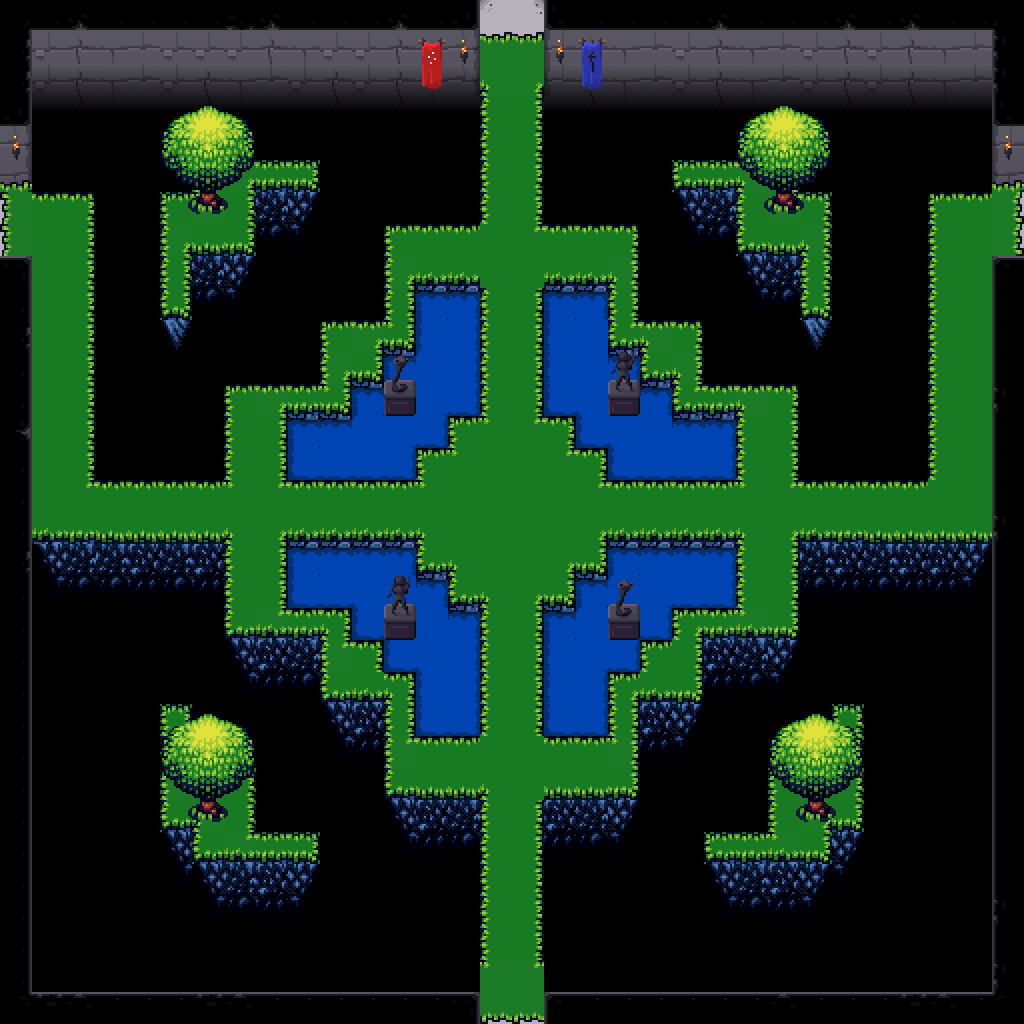

Rendered tile map (Tiled .tmx) drawn with the repository's tilesets; below, a short description and the map source with its tile grids summarised:
An orthogonal 32x32 tile map with 32x32 px tiles, 4 tile layers (ground, walls, objects, tops), 3 tilesets and 132 objects (8x light).

<map version="1.0" orientation="orthogonal" width="32" height="32" tilewidth="32" tileheight="32">
 <tileset firstgid="1" name="dungeon tileset calciumtrice" tilewidth="32" tileheight="32">
  <image source="../textures/spritesheets/dungeon tileset calciumtrice.png" width="960" height="808" />
 </tileset>
 <tileset firstgid="751" name="buch1" tilewidth="32" tileheight="32">
  <image source="../textures/spritesheets/the_field_of_the_floating_island_by_buch_PD.png" width="800" height="640" />
 </tileset>
 <tileset firstgid="1251" name="buch2" tilewidth="32" tileheight="32">
  <image source="../textures/spritesheets/the_field_of_the_floating_island_snow_by_buch_PD.png" width="704" height="448" />
 </tileset>
 <layer name="ground" width="32" height="32">
  <data>[1024 cells, 1024 non-empty, 57 distinct tile ids]</data>
 </layer>
 <layer name="walls" width="32" height="32">
  <data>[1024 cells, 234 non-empty, 58 distinct tile ids]</data>
 </layer>
 <layer name="objects" width="32" height="32">
  <data>[1024 cells, 74 non-empty, 26 distinct tile ids]</data>
 </layer>
 <layer name="tops" width="32" height="32">
  <data>[1024 cells, 112 non-empty, 19 distinct tile ids]</data>
 </layer>
 <objectgroup name="colliderWalls" width="0" height="0">
  <object x="992" y="288" width="32" height="736" />
  <object x="0" y="288" width="32" height="736" />
  <object x="544" y="800" width="32" height="224" />
  <object x="448" y="800" width="32" height="224" />
  <object x="0" y="0" width="480" height="160" />
  <object x="0" y="160" width="192" height="32" />
  <object x="544" y="0" width="480" height="160" />
  <object x="800" y="160" width="224" height="32" />
  <object x="544" y="160" width="32" height="64" />
  <object x="448" y="160" width="32" height="64" />
  <object x="576" y="192" width="96" height="32" />
  <object x="640" y="224" width="32" height="96" />
  <object x="672" y="288" width="64" height="32" />
  <object x="704" y="320" width="32" height="64" />
  <object x="736" y="352" width="96" height="32" />
  <object x="800" y="384" width="32" height="96" />
  <object x="832" y="448" width="96" height="32" />
  <object x="896" y="192" width="32" height="256" />
  <object x="352" y="192" width="96" height="32" />
  <object x="352" y="224" width="32" height="96" />
  <object x="288" y="288" width="64" height="32" />
  <object x="288" y="320" width="32" height="64" />
  <object x="192" y="352" width="96" height="32" />
  <object x="192" y="384" width="32" height="96" />
  <object x="96" y="448" width="96" height="32" />
  <object x="96" y="192" width="32" height="256" />
  <object x="800" y="544" width="192" height="32" />
  <object x="32" y="544" width="192" height="32" />
  <object x="192" y="576" width="32" height="96" />
  <object x="224" y="640" width="96" height="32" />
  <object x="288" y="672" width="32" height="64" />
  <object x="320" y="704" width="64" height="32" />
  <object x="352" y="736" width="32" height="96" />
  <object x="384" y="800" width="64" height="32" />
  <object x="800" y="576" width="32" height="96" />
  <object x="704" y="640" width="96" height="32" />
  <object x="704" y="672" width="32" height="64" />
  <object x="640" y="704" width="64" height="32" />
  <object x="640" y="736" width="32" height="96" />
  <object x="576" y="800" width="64" height="32" />
  <object x="416" y="288" width="64" height="64" />
  <object x="384" y="352" width="96" height="32" />
  <object x="352" y="384" width="128" height="32" />
  <object x="288" y="416" width="160" height="32" />
  <object x="288" y="448" width="128" height="32" />
  <object x="544" y="288" width="64" height="64" />
  <object x="544" y="352" width="96" height="32" />
  <object x="544" y="384" width="128" height="32" />
  <object x="576" y="416" width="160" height="32" />
  <object x="608" y="448" width="128" height="32" />
  <object x="288" y="544" width="128" height="32" />
  <object x="288" y="576" width="160" height="32" />
  <object x="352" y="608" width="128" height="32" />
  <object x="384" y="640" width="96" height="32" />
  <object x="416" y="672" width="64" height="64" />
  <object x="608" y="544" width="128" height="32" />
  <object x="576" y="576" width="160" height="32" />
  <object x="544" y="608" width="128" height="32" />
  <object x="544" y="640" width="96" height="32" />
  <object x="544" y="672" width="64" height="64" />
  <object x="576" y="992" width="416" height="32" />
  <object x="32" y="992" width="416" height="32" />
 </objectgroup>
 <objectgroup name="gameMasterColliderWalls" width="0" height="0">
  <object x="992" y="288" width="32" height="736" />
  <object x="0" y="288" width="32" height="736" />
  <object x="544" y="800" width="32" height="224" />
  <object x="448" y="800" width="32" height="224" />
  <object x="0" y="0" width="480" height="160" />
  <object x="0" y="160" width="192" height="32" />
  <object x="544" y="0" width="480" height="160" />
  <object x="800" y="160" width="224" height="32" />
  <object x="544" y="160" width="32" height="64" />
  <object x="448" y="160" width="32" height="64" />
  <object x="576" y="192" width="96" height="32" />
  <object x="640" y="224" width="32" height="96" />
  <object x="672" y="288" width="64" height="32" />
  <object x="704" y="320" width="32" height="64" />
  <object x="736" y="352" width="96" height="32" />
  <object x="800" y="384" width="32" height="96" />
  <object x="832" y="448" width="96" height="32" />
  <object x="896" y="192" width="32" height="256" />
  <object x="352" y="192" width="96" height="32" />
  <object x="352" y="224" width="32" height="96" />
  <object x="288" y="288" width="64" height="32" />
  <object x="288" y="320" width="32" height="64" />
  <object x="192" y="352" width="96" height="32" />
  <object x="192" y="384" width="32" height="96" />
  <object x="96" y="448" width="96" height="32" />
  <object x="96" y="192" width="32" height="256" />
  <object x="800" y="544" width="192" height="32" />
  <object x="32" y="544" width="192" height="32" />
  <object x="192" y="576" width="32" height="96" />
  <object x="224" y="640" width="96" height="32" />
  <object x="288" y="672" width="32" height="64" />
  <object x="320" y="704" width="64" height="32" />
  <object x="352" y="736" width="32" height="96" />
  <object x="384" y="800" width="64" height="32" />
  <object x="800" y="576" width="32" height="96" />
  <object x="704" y="640" width="96" height="32" />
  <object x="704" y="672" width="32" height="64" />
  <object x="640" y="704" width="64" height="32" />
  <object x="640" y="736" width="32" height="96" />
  <object x="576" y="800" width="64" height="32" />
  <object x="416" y="288" width="64" height="64" />
  <object x="384" y="352" width="96" height="32" />
  <object x="352" y="384" width="128" height="32" />
  <object x="288" y="416" width="160" height="32" />
  <object x="288" y="448" width="128" height="32" />
  <object x="544" y="288" width="64" height="64" />
  <object x="544" y="352" width="96" height="32" />
  <object x="544" y="384" width="128" height="32" />
  <object x="576" y="416" width="160" height="32" />
  <object x="608" y="448" width="128" height="32" />
  <object x="288" y="544" width="128" height="32" />
  <object x="288" y="576" width="160" height="32" />
  <object x="352" y="608" width="128" height="32" />
  <object x="384" y="640" width="96" height="32" />
  <object x="416" y="672" width="64" height="64" />
  <object x="608" y="544" width="128" height="32" />
  <object x="576" y="576" width="160" height="32" />
  <object x="544" y="608" width="128" height="32" />
  <object x="544" y="640" width="96" height="32" />
  <object x="544" y="672" width="64" height="64" />
  <object x="576" y="992" width="416" height="32" />
  </objectgroup>
 <objectgroup name="lights" width="32" height="32">
  <!-- 8 objects omitted --></objectgroup>
</map>
<!-- 9 of 132 objects omitted -->
